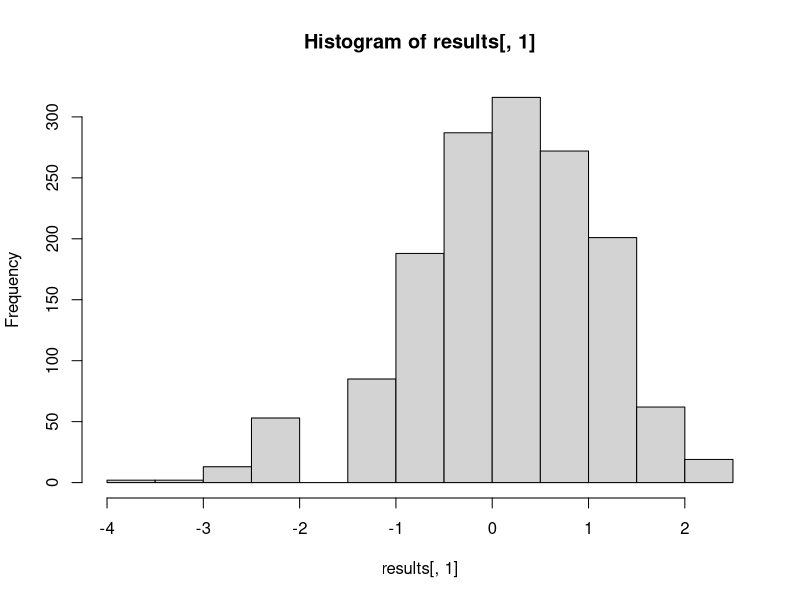
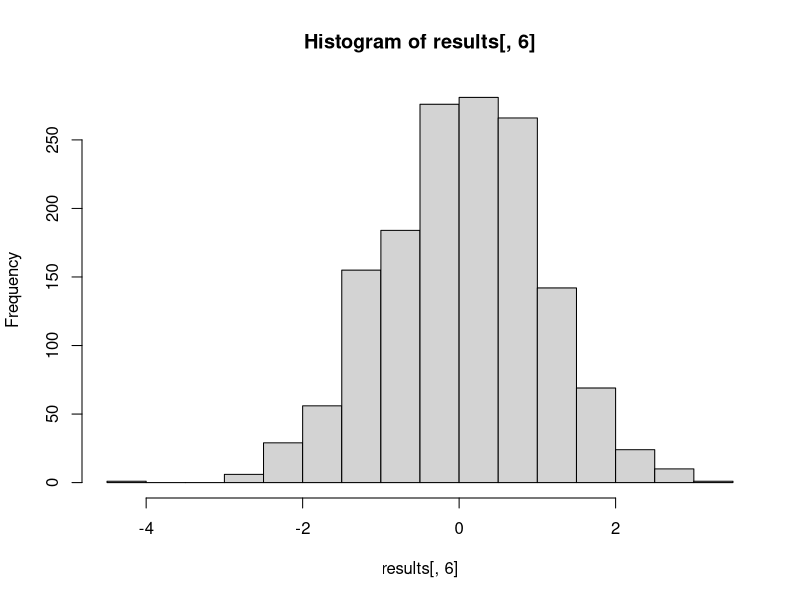

Write the R code that produced these figures, in order.
# Linear combination of normally distributed RVs example.

?pnorm

pnorm(0.9, mean = 0, sd = 1, lower.tail = TRUE)

1 - pnorm(0.9, mean = 0, sd = 1)

 1 - 2* pnorm(0.9, mean = 0, sd = 1, lower.tail = FALSE)

 
 # Finding a quantile.
 qnorm(0.975)
 
 
# Visualizing the CLT.
 
set.seed(92047)

n_vals <- c(20, 50, 100, 250, 500, 1000)

p <- pi/4

num_sims <- 1500
 
z_n <- function(n_sims, n, p){
  
  num_succ <- rbinom(n_sims, n, p)

  xbar <- num_succ / n 
  
  std_xbar <- (xbar - p) / sqrt( p * (1-p) / n )
  
  return(std_xbar)
}

results <- sapply(1:length(n_vals), function(xx) z_n(num_sims,  n_vals[xx], p))       

colnames(results) <- c('n_20', 'n_50', 'n_100',
                       'n_250', 'n_500', 'n_1000')

hist(results[,1])

hist(results[, 6])


# CLT Example.

pnorm(1.2, mean = 1.5, sd = sqrt(1/100))


# Chi Squared Example.

qchisq(0.95, 6)


